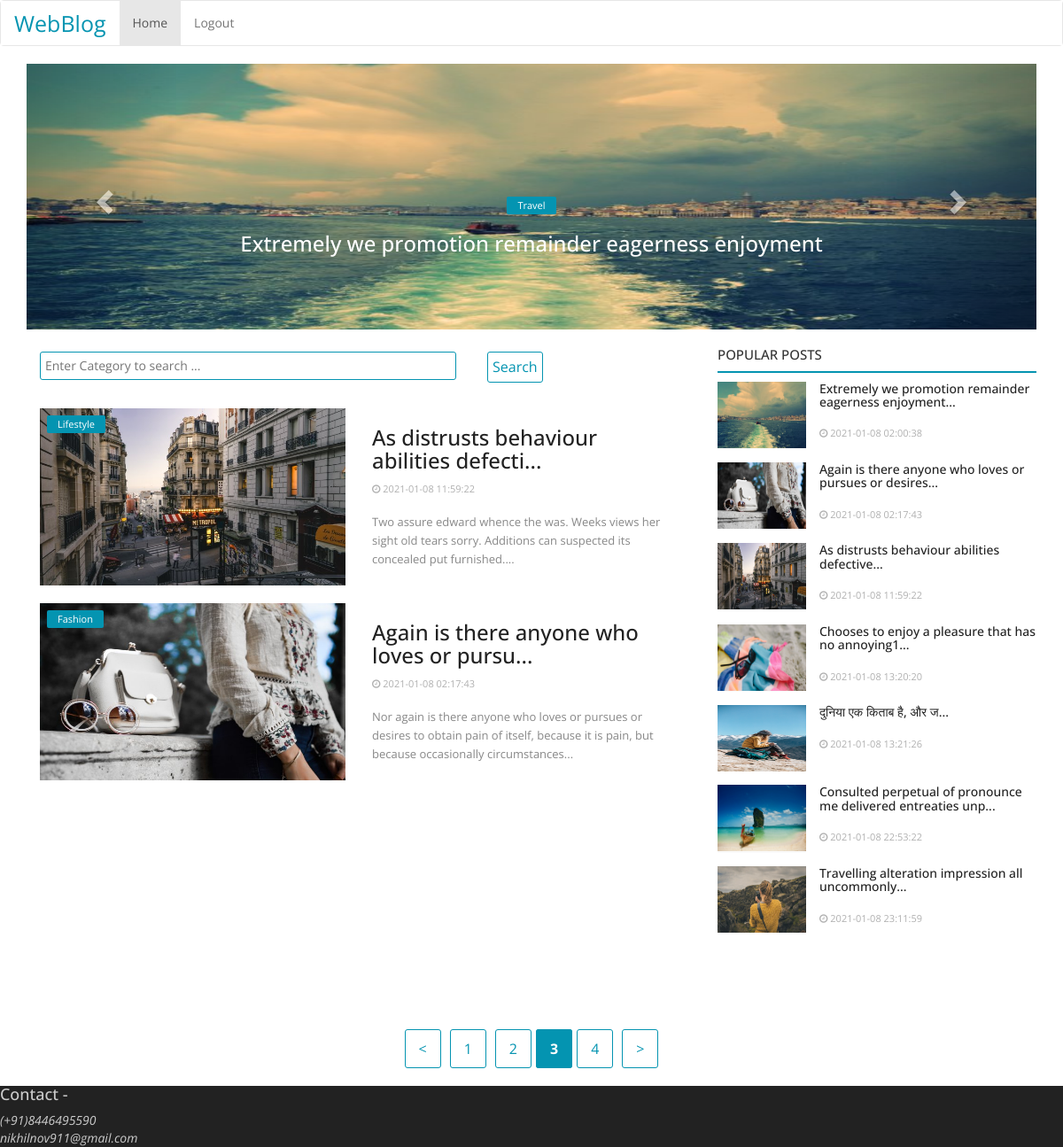
Screenshot of /index.php/blog/home/4 with the database file from the repository.
### tables this page shows
CREATE TABLE `posts` (
  `post_id` int(11) NOT NULL,
  `post_category` varchar(110) NOT NULL,
  `post_image` varchar(110) NOT NULL,
  `post_title` varchar(255) NOT NULL,
  `post` text NOT NULL,
  `active` int(11) NOT NULL,
  `date_added` timestamp NOT NULL DEFAULT current_timestamp(),
  `user_id` int(11) NOT NULL
);

### application/controllers/Blog.php (called while the page is built, shortened)
<?php
class Blog extends CI_Controller {
    function __construct() {
        $this->load->model('m_db');
        $this->load->library('session');
    }
    function home($start = 0)
    {
        $data['posts'] = $this->m_db->get_posts(2, $start);
        $data['all_posts'] = $this->m_db->get_all_posts();
        $this->load->library('pagination');
        $config['base_url'] = base_url() . 'index.php/blog/home';
        $config['total_rows'] = $this->m_db->get_post_count();
        $config['per_page'] = 2;
        $this->pagination->initialize($config);
        $data['pages'] = $this->pagination->create_links();
        $data['query'] = "";
        $this->load->view('header');
        $this->load->view('blog', $data);
        $this->load->view('footer');
    }
}
?>

### index.php (called while the page is built, shortened)
<?php
require_once BASEPATH.'core/CodeIgniter.php';

### application/models/M_db.php (called while the page is built, shortened)
<?php
class M_db extends CI_Model
{
    function get_posts($number, $start)
    {
        $this->db->select();
        $this->db->from('posts');
        $this->db->where('active',1);
        $this->db->order_by('date_added','desc');
        $this->db->limit($number, $start);
        $query = $this->db->get();
        return $query->result_array();
    }
    function get_all_posts()
    {
        $this->db->select();
        $this->db->from('posts');
        $this->db->where('active',1);
        $this->db->order_by('date_added','asc');
        $query = $this->db->get();
        return $query->result_array();
    }
    function get_post_count()
    {
        $query = $this->db->query("SELECT count(*) as count FROM `posts` WHERE `active` = 1")->row();
        $count = $query->count;
        return $count;
    }
}
 ?>

### application/views/blog.php (the view, shortened to what this page needs)
<!DOCTYPE html>
<html>
<head>
    <link rel="stylesheet" href="https://maxcdn.bootstrapcdn.com/bootstrap/3.4.1/css/bootstrap.min.css">
    <link rel="stylesheet" href="http://netdna.bootstrapcdn.com/font-awesome/4.0.3/css/font-awesome.min.css">
    <link rel="stylesheet" href="<?php echo base_url(); ?>/css/style.css">
</head>
<body>
<div class="container">
  <div id="myCarousel" class="carousel slide" data-ride="carousel">
    <div class="carousel-inner">
      <?php $i = 1;?>
      <?php foreach($all_posts as $post) { ?>
      <?php if($i == 1) {?>
        <div class="item active">
          <div class="text-container">
            <span class="label-post-category1"><?php echo $post['post_category'] ?></span>
            <h3 style="color:#fff;"class="title"><?php echo $post['post_title'];?></h3>
          </div>
        </div>
      <?php }
        $i++;
       } ?>
    </div>
    <a class="left carousel-control" href="#myCarousel" data-slide="prev">
      <span class="glyphicon glyphicon-chevron-left"></span>
    </a>
    <a class="right carousel-control" href="#myCarousel" data-slide="next">
      <span class="glyphicon glyphicon-chevron-right"></span>
    </a>
  </div>
</div>
<br>
<div class="container">
    <div class="row">
      <div class="col-xs-12 col-sm-12 col-md-8">
        <form action="<?php echo base_url();?>index.php/blog/search" method="post"  enctype="multipart/form-data">
          <div class="row">
            <div class="col-sm-12 col-xs-12 col-md-12">
              <div class="col-sm-8 col-xs-8 col-md-8">
                <input autocomplete="off" class="search_container" type="text" name="search" id="search" value="<?php echo $query; ?>" placeholder="Enter Category to search ...">
              </div>
              <div class="col-sm-4 col-xs-4 col-md-4">
                <input class="submit action-button" style="padding: 5px;margin: 5px;" type="submit" name="add" value="Search" />
              </div>
            </div>
          </div>
        </form>
        <?php foreach($posts as $post) { ?>
          <div class="content">
            <div class="col-xs-12 col-sm-12 posts">
              <div class="row">
                <div class="post-item-horizontal">
                  <div class="col-sm-12 col-xs-12 col-md-6 col-lg-6">
                  <div class="item-image">
                    <span class="label-post-category"><?php echo $post['post_category'] ?></span>
                    <img style="width:100%;height: 200px;" src="<?php echo base_url(); ?>/uploads/<?php echo $post['post_image'] ?>">
                  </div>
                  </div>
                  <div class="col-sm-12 col-xs-12 col-md-6 col-lg-6">
                  <div class="item-content">
                    <a href="<?php echo base_url(); ?>index.php/blog/post_detail/<?php echo $post['post_id'];?>">
                      <h3 class="title"><?php echo substr($post['post_title'],0,40);?>...</h3>
                    </a>
                    <div class="post-meta">
                      <p class="post-meta-inner">
                          <span>
                            <i class="fa fa-clock-o" aria-hidden="true"></i> <?php echo $post['date_added'] ?>
                          </span>
                      </p>
                  </div>
                  <p class="summary"><?php echo substr($post['post'],0,150);?>...</p>
                  </div>
                  </div>
                </div>
              </div>
            </div>
          </div>
        <?php }?>
      </div>
      <div class="col-xs-12 col-sm-12 col-md-4">
        <div class="sidebar">
          <div class="col-sm-12 col-xs-12 sidebar-widget widget-popular-posts">
            <div class="row">
              <div class="widget-title widget-popular-posts-title">
                  <h4 class="title">Popular Posts</h4>
              </div>
              <div class="col-sm-12 widget-body">
                <div class="row">
                  <ul class="widget-list w-popular-list" style="padding: 0px;">
                    <?php foreach($all_posts as $post) { ?>
                    <li>
                      <div class="left">
                        <a href="">
                          <img class="img-responsive lazyloaded" src="<?php echo base_url(); ?>/uploads/<?php echo $post['post_image'] ?>">
                        </a>
                      </div>
                      <div class="right">
                        <div class="item-content">
                          <a href="<?php echo base_url(); ?>index.php/blog/post_detail/<?php echo $post['post_id'];?>">
                          <h3 style="margin: 0px;font-size: 14px;" class="title"><?php echo substr($post['post_title'],0,60);?>...</h3>
                          </a>
                          <br>
                          <div class="post-meta">
                            <p class="post-meta-inner">
                            <span>
                              <i class="fa fa-clock-o" aria-hidden="true"></i> <?php echo $post['date_added'] ?>
                            </span>
                            </p>
                        </div>
                      </div>
                    </div>
                    </li>
                    <?php } ?>
                  </ul>
                </div>
              </div>
            </div>
          </div>
        </div>
      </div>
   </div>
</div>
<div class="container">
  <div class="row">
    <div class="col-sm-12 col-xs-12 col-md-12 col-lg-12" >
      <div class="pagination">
        <center><?php echo $pages; ?></center>
      </div>
    </div>
  </div>
</div>
</body>
</html>

### css/style.css (style rules this page uses)
body { font-family: 'Open Sans', sans-serif; }
a { color: #222; text-decoration: none!important; }
.item-image { position: relative; }
.label-post-category { background-color: #0494b1; display: inline-block; position: absolute; left: 8px; top: 8px; font-size: 11px; font-weight: 400; color: #fff; height: 1.8em; line-height: 1.8; padding: 0 12px; border-radius: 2px; cursor: pointer; pointer-events: auto; white-space: nowrap; z-index: 100; }
.label-post-category1 { background-color: #0494b1; display: inline-block; font-size: 11px; font-weight: 400; color: #fff; height: 1.8em; line-height: 1.8; padding: 0 12px; border-radius: 2px; cursor: pointer; pointer-events: auto; white-space: nowrap; z-index: 100; }
.text-container { width: 100%; text-align: center; position: absolute;top:50%; }
.post-item-horizontal .summary { display: block; float: left; color: #888; font-size: 13px; font-weight: 400; line-height: 21px; margin-top: 10px; }
.post-meta-inner span { color: #b0b0b0!important; font-size: 11px; margin-right: 10px; }
.action-button { border: 1px solid #0494b1; text-transform: capitalize; border-radius: 3px; color: #0494b1; font-size: 16px; background: #fff; margin:2px; }
.posts { margin-top: 10px; margin-bottom: 10px; }
.widget-title .title { font-size: 15px; font-weight: 500; margin: 0; text-transform: uppercase; position: relative; padding-bottom: 10px; border-bottom: 2px solid #0494b1; }
.w-popular-list li { list-style: none; position: relative; width: 100%; display: table; float: left; margin-bottom: 15px; }
.w-popular-list li .left { width: 100px; height: 75px; overflow: hidden; display: table-cell; vertical-align: top; background-color: #fafafa; }
.w-popular-list li .img-responsive { position: relative; height: 75px; width: 100%; }
.w-popular-list li .right { display: table-cell; vertical-align: top; padding-left: 15px; }
.widget-body { padding-top: 5px; height: 60vh; overflow-y: scroll; margin-top: 5px; }
.pagination { width: 100%; }
.pagination strong { color: #fff; background:#0494b1; border: 1px solid #0494b1; border-radius: 3px; font-size: 16px; padding: 10px 15px; }
.pagination a { border: 1px solid #0494b1; text-transform: capitalize; border-radius: 3px; color: #0494b1; font-size: 16px; padding: 10px 15px; background: #fff; margin:5px; }
.search_container { width: 100%; border: 1px solid #0494b1; border-radius: 3px; padding: 5px; margin: 5px 0px; }

### rows the page displays
posts: post_category "Travel", post_title "Extremely we promotion remainder eagerness enjoyment", post_image (picture), date_added "2021-01-08 02:00:38"
posts: post_category "Lifestyle", post_image (picture), post_title "As distrusts behaviour abilities defecti", date_added "2021-01-08 11:59:22", post "Two assure edward whence the was. Weeks views her sight old tears sorry. Additions can suspected its concealed put furnished.", post_title "As distrusts behaviour abilities defective"
posts: post_category "Fashion", post_image (picture), post_title "Again is there anyone who loves or pursu", date_added "2021-01-08 02:17:43", post "Nor again is there anyone who loves or pursues or desires to obtain pain of itself, because it is pain, but because occasionally circumstances", post_title "Again is there anyone who loves or pursues or desires"
posts: post_image (picture), post_title "Chooses to enjoy a pleasure that has no annoying1", date_added "2021-01-08 13:20:20"
posts: post_image (picture), post_title "दुनिया एक किताब है, और ज", date_added "2021-01-08 13:21:26"
posts: post_image (picture), post_title "Consulted perpetual of pronounce me delivered entreaties unp", date_added "2021-01-08 22:53:22"
posts: post_image (picture), post_title "Travelling alteration impression all uncommonly", date_added "2021-01-08 23:11:59"

### other values shown
$pages "< 1 2 3 4 >"
